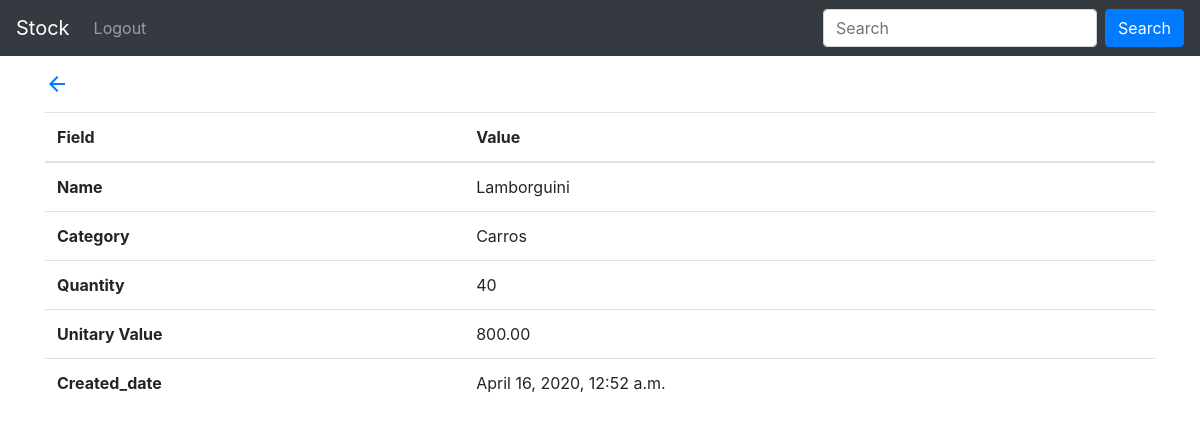
Page /stock/8/detail/ (signed in) on the committed database.
### stock_control/models.py (models this page shows, shortened)
class Stock(models.Model):
    name = models.CharField(max_length=100)
    category = models.ForeignKey(
        Category, null=True, on_delete=models.SET_NULL
    )
    quantity = models.IntegerField()
    unitary_value = models.DecimalField(max_digits=5, decimal_places=2)
    created_date = models.DateTimeField(default=timezone.now)
    published_date = models.DateTimeField(blank=True, null=True)
    class Meta:
        verbose_name = 'Stock'
        verbose_name_plural = 'Stocks'
        ordering=['id']

class Category(models.Model):
    name = models.CharField(max_length=100)
    description = models.CharField(max_length=200)
    class Meta:
        verbose_name = 'Category'
        verbose_name_plural = 'Categories'
    def __str__(self):
        return self.name

### stock_control/views.py (the view)
# urls.py: path('stock/<int:stock_id>/detail/', views.stock_detail, name='stock_detail'),
@login_required
def stock_detail(request, stock_id):
    stock = get_object_or_404(Stock, id=stock_id)
    return render(
        request,
        'stock_control/stock_detail.html',
        {'stock': stock}
    )

### stock_control/templates/stock_control/stock_detail.html (shortened to what this page needs)
{% extends 'stock_control/base.html' %}
{% block container %}
<div class="container">
  <a href="{% url 'stock_list' %}">
    <span class="material-icons mt-3 mb-3">
    </span>
  </a>
  <table class="table">
    <thead>
      <tr>
        <th scope="col">Field</th>
        <th scope="col">Value</th>
      </tr>
    </thead>
    <tbody>
      <tr>
        <th scope="row">Name</th>
        <td>{{ stock.name }}</td>
      </tr>
      <tr>
        <th scope="row">Category</th>
        <td>{{ stock.category }}</td>
      </tr>
      <tr>
        <th scope="row">Quantity</th>
        <td>{{ stock.quantity }}</td>
      </tr>
      <tr>
        <th scope="row">Unitary Value</th>
        <td>{{ stock.unitary_value }}</td>
      </tr>
      <tr>
        <th scope="row">Created_date</th>
        <td>{{ stock.created_date }}</td>
      </tr>
    </tbody>
  </table>
</div>
{% endblock %}

### rows in the picture
Stock: name "Lamborguini", category "Carros", quantity "40", unitary_value "800.00", created_date "April 16, 2020, 12:52 a.m."
